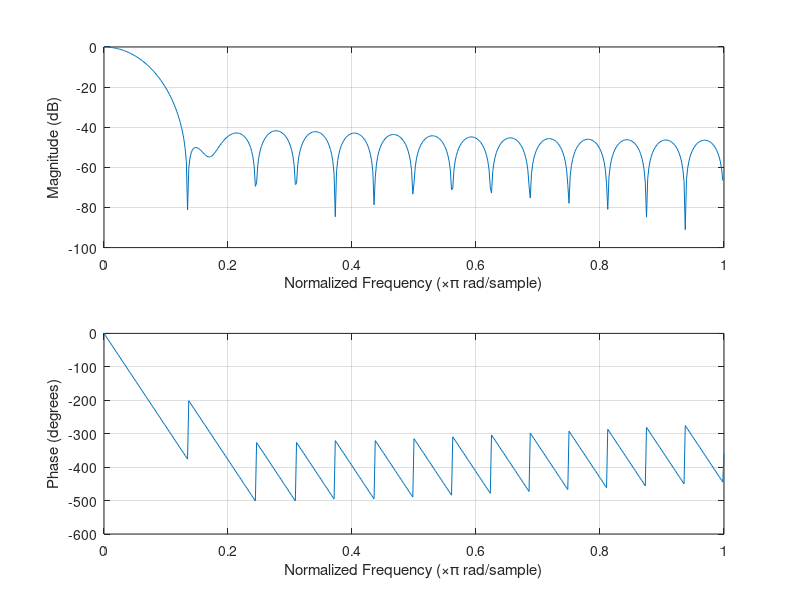

MATLAB code to generate this figure: (Note: this script raises an error after producing the figure.)
clear all
%Encuentra los coeficientes de un filtro FIR, a partir de la respuesta al
%impulso dada
% Tomado a partir de codigo generado por ChatGPT.

% Step 1: Determine the desired frequency response of the filter
f = [0 0.1 0.2 1];     % frequency bands
a = [1 1 0 0];         % desired amplitude in each band

% Step 2: Design an ideal filter with the desired frequency response using the Fourier transform
N = 32;                % number of frequency points
h = fir2(N-1, f, a);    % ideal impulse response 
%(?) y cambiamos esto por la respusta al impulso que nos interesa

%[h, Fs] = audioread("r1_omni-short.wav");    % Room Impulse Response.

% Step 3: Convert the ideal filter to a causal FIR filter by applying the inverse Fourier transform
b = ifft(h);

% Step 4: Truncate the filter coefficients to a finite length
M = 32;                 % number of filter coefficients
b = b(1:M);

% Step 5: Apply windowing to improve the filter performance
w = hamming(M);         % Hamming window
b = b .* w;

% Normalize the filter coefficients
b = b / sum(b);

% Plot the frequency response
freqz(b, 1);


%Guardamos los coeficientes como un archivo listo para leerse en Quartus
%FIR II Builder.

file = fopen('FIR_COEFF','w'); %Abrimos archivo
fprintf(file, '# banks: 1\n');
fprintf(file, '# coeffs: %d\n', M);
for i = 0 : M-1
    fprintf(file, '%f,', (b(i+1)));
end

%Testeamos en un archivo wav
[input,fs] = audioread('KIKEN.wav');


output = filter(b,1,input);
%output = conv2(input,h);
audiowrite('test.wav',real(output),fs);





